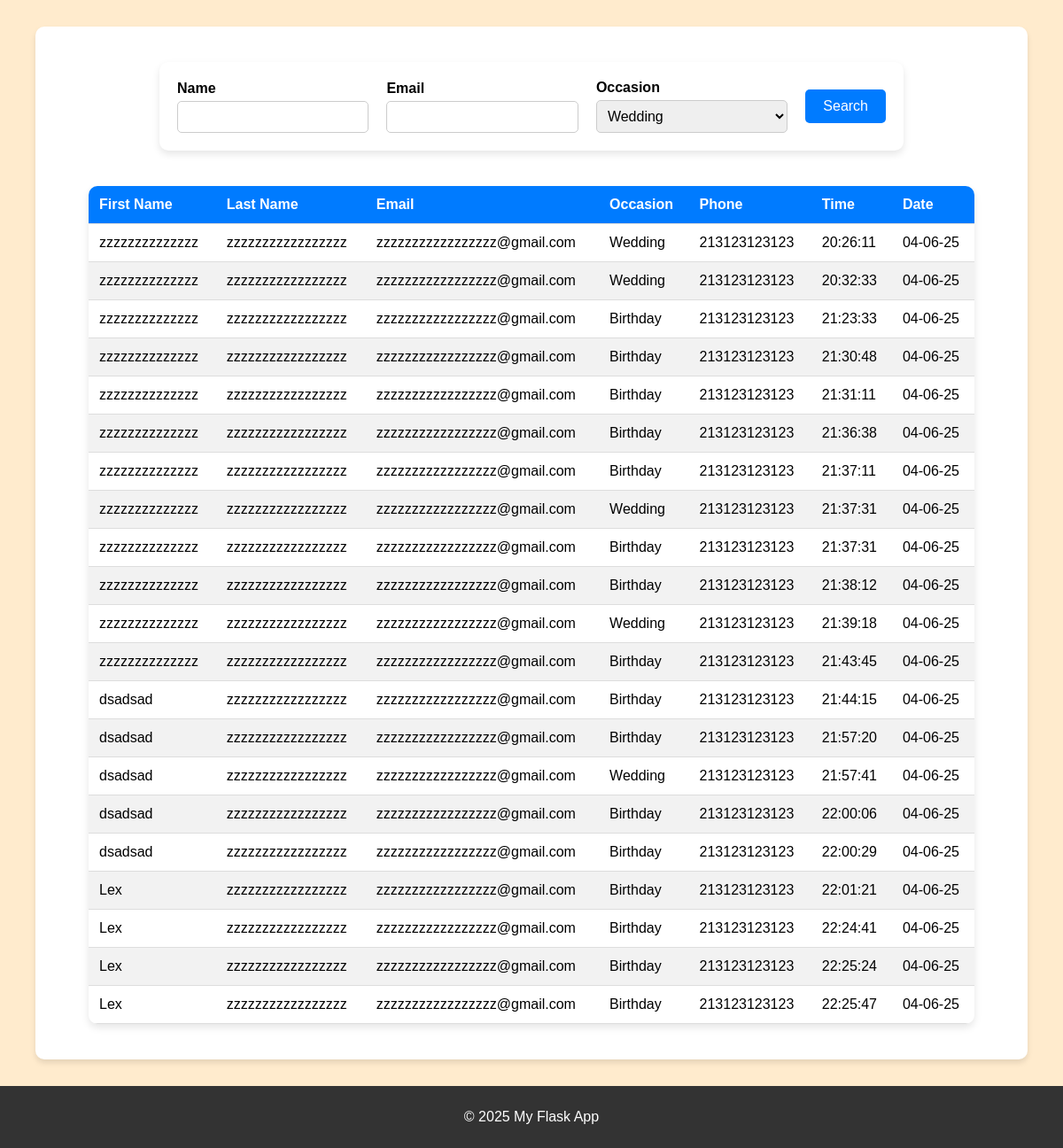
Screenshot of /contact_list/ with the database file from the repository.
### server_for_restaurant.py (models this page shows, shortened)
class Contact(db.Model):
    id = db.Column(db.Integer,primary_key=True)
    first_name = db.Column(db.String(20),nullable=False)
    last_name = db.Column(db.String(20),nullable=False)
    email = db.Column(db.String(45),nullable=False)
    occasion = db.Column(db.String(150),nullable=False)
    phone_number = db.Column(db.String(15), nullable=False)
    time_input = db.Column(db.String(255),nullable=False)
    date_input = db.Column(db.String(255),nullable=False)

### server_for_restaurant.py (the view, shortened to what this page needs)
@app.route('/contact_list/', methods=['GET', 'POST'])
def booking_list():
    contact_list_data = Contact.query
    return render_template('owner_template/contact_list.html',contact_list_data=contact_list_data)

### templates/owner_template/contact_list.html (shortened to what this page needs)
{% extends "base_owner.html" %}
{% block content %}
    <div class="container">
        <div class="display_form">
            <form action="/contact_list/" method="POST" class="form-container">
                <div class="form-group">
                    <label>Name</label>
                    <input type="text" name="query_name">
                </div>
                <div class="form-group">
                    <label>Email</label>
                    <input type="text" name="query_email">
                </div>
                <div class="form-group">
                    <label>Occasion</label>
                    <select id="occasion" name="query_occasion">
                        <option value="Wedding">Wedding</option>
                    </select>
                </div>
                <button type="submit" class="submit-btn">Search</button>
            </form>
        </div>
        <div class="table_div">
            <table>
                <thead>
                    <tr>
                        <th>First Name</th>
                        <th>Last Name</th>
                        <th>Email</th>
                        <th>Occasion</th>
                        <th>Phone</th>
                        <th>Time</th>
                        <th>Date</th>
                    </tr>
                </thead>
                <tbody>
                    {% for item in contact_list_data %}
                    <tr>
                        <td>{{ item.first_name }}</td>
                        <td>{{ item.last_name }}</td>
                        <td>{{ item.email }}</td>
                        <td>{{ item.occasion }}</td>
                        <td>{{ item.phone_number }}</td>
                        <td>{{ item.time_input }}</td>
                        <td>{{ item.date_input }}</td>
                    </tr>
                    {% else %}
                    <tr>
                        <td colspan="7" style="text-align: center; font-weight: bold; color: red;">No Data Found</td>
                    </tr>
                    {% endfor %}
                </tbody>
            </table>
        </div>
    </div>
{% endblock %}

### templates/base_owner.html (style rules this page uses)
html,body { height:100%; margin:0; padding:0; display:flex; flex-direction:column; font-family: Arial, sans-serif; margin: 0; padding: 0; background-color: blanchedalmond; }
.container { width: 90%; max-width: 1100px; margin: 30px auto; background: #ffffff; padding: 20px; box-shadow: 0px 4px 6px rgba(0, 0, 0, 0.1); border-radius: 10px; }
.display_form { display: flex; justify-content: center; padding: 20px 0; }
.form-container { display: flex; flex-wrap: wrap; gap: 20px; align-items: center; width: 100%; max-width: 800px; background: #ffffff; padding: 20px; border-radius: 10px; box-shadow: 0 4px 8px rgba(0, 0, 0, 0.1); }
.form-group { display: flex; flex-direction: column; flex: 1; min-width: 200px; }
.form-group label { font-weight: bold; margin-bottom: 5px; }
.form-group input, .form-group select { padding: 8px; border: 1px solid #ccc; border-radius: 5px; font-size: 16px; }
.submit-btn { padding: 10px 20px; background-color: #007BFF; color: white; border: none; cursor: pointer; border-radius: 5px; font-size: 16px; }
.table_div { display: flex; justify-content: center; padding: 20px 0; }
table { width: 100%; max-width: 1000px; border-collapse: collapse; background: #fff; box-shadow: 0 4px 8px rgba(0, 0, 0, 0.1); border-radius: 10px; min-height:400px; overflow: hidden; }
thead { background-color: #007BFF; color: white; }
th, td { padding: 12px; text-align: left; border-bottom: 1px solid #ddd; }
tbody tr:nth-child(even) { background-color: #f2f2f2; }

### rows the page displays
Contact: first_name "zzzzzzzzzzzzzz", last_name "zzzzzzzzzzzzzzzzz", email "zzzzzzzzzzzzzzzzz@gmail.com", occasion "Wedding", phone_number "213123123123", time_input "20:26:11", date_input "04-06-25"
Contact: first_name "zzzzzzzzzzzzzz", last_name "zzzzzzzzzzzzzzzzz", email "zzzzzzzzzzzzzzzzz@gmail.com", occasion "Wedding", phone_number "213123123123", time_input "20:32:33", date_input "04-06-25"
Contact: first_name "zzzzzzzzzzzzzz", last_name "zzzzzzzzzzzzzzzzz", email "zzzzzzzzzzzzzzzzz@gmail.com", occasion "Birthday", phone_number "213123123123", time_input "21:23:33", date_input "04-06-25"
Contact: first_name "zzzzzzzzzzzzzz", last_name "zzzzzzzzzzzzzzzzz", email "zzzzzzzzzzzzzzzzz@gmail.com", occasion "Birthday", phone_number "213123123123", time_input "21:30:48", date_input "04-06-25"
Contact: first_name "zzzzzzzzzzzzzz", last_name "zzzzzzzzzzzzzzzzz", email "zzzzzzzzzzzzzzzzz@gmail.com", occasion "Birthday", phone_number "213123123123", time_input "21:31:11", date_input "04-06-25"
Contact: first_name "zzzzzzzzzzzzzz", last_name "zzzzzzzzzzzzzzzzz", email "zzzzzzzzzzzzzzzzz@gmail.com", occasion "Birthday", phone_number "213123123123", time_input "21:36:38", date_input "04-06-25"
Contact: first_name "zzzzzzzzzzzzzz", last_name "zzzzzzzzzzzzzzzzz", email "zzzzzzzzzzzzzzzzz@gmail.com", occasion "Birthday", phone_number "213123123123", time_input "21:37:11", date_input "04-06-25"
Contact: first_name "zzzzzzzzzzzzzz", last_name "zzzzzzzzzzzzzzzzz", email "zzzzzzzzzzzzzzzzz@gmail.com", occasion "Wedding", phone_number "213123123123", time_input "21:37:31", date_input "04-06-25"
Contact: first_name "zzzzzzzzzzzzzz", last_name "zzzzzzzzzzzzzzzzz", email "zzzzzzzzzzzzzzzzz@gmail.com", occasion "Birthday", phone_number "213123123123", time_input "21:37:31", date_input "04-06-25"
Contact: first_name "zzzzzzzzzzzzzz", last_name "zzzzzzzzzzzzzzzzz", email "zzzzzzzzzzzzzzzzz@gmail.com", occasion "Birthday", phone_number "213123123123", time_input "21:38:12", date_input "04-06-25"
Contact: first_name "zzzzzzzzzzzzzz", last_name "zzzzzzzzzzzzzzzzz", email "zzzzzzzzzzzzzzzzz@gmail.com", occasion "Wedding", phone_number "213123123123", time_input "21:39:18", date_input "04-06-25"
Contact: first_name "zzzzzzzzzzzzzz", last_name "zzzzzzzzzzzzzzzzz", email "zzzzzzzzzzzzzzzzz@gmail.com", occasion "Birthday", phone_number "213123123123", time_input "21:43:45", date_input "04-06-25"
Contact: first_name "dsadsad", last_name "zzzzzzzzzzzzzzzzz", email "zzzzzzzzzzzzzzzzz@gmail.com", occasion "Birthday", phone_number "213123123123", time_input "21:44:15", date_input "04-06-25"
Contact: first_name "dsadsad", last_name "zzzzzzzzzzzzzzzzz", email "zzzzzzzzzzzzzzzzz@gmail.com", occasion "Birthday", phone_number "213123123123", time_input "21:57:20", date_input "04-06-25"
Contact: first_name "dsadsad", last_name "zzzzzzzzzzzzzzzzz", email "zzzzzzzzzzzzzzzzz@gmail.com", occasion "Wedding", phone_number "213123123123", time_input "21:57:41", date_input "04-06-25"
Contact: first_name "dsadsad", last_name "zzzzzzzzzzzzzzzzz", email "zzzzzzzzzzzzzzzzz@gmail.com", occasion "Birthday", phone_number "213123123123", time_input "22:00:06", date_input "04-06-25"
Contact: first_name "dsadsad", last_name "zzzzzzzzzzzzzzzzz", email "zzzzzzzzzzzzzzzzz@gmail.com", occasion "Birthday", phone_number "213123123123", time_input "22:00:29", date_input "04-06-25"
Contact: first_name "Lex", last_name "zzzzzzzzzzzzzzzzz", email "zzzzzzzzzzzzzzzzz@gmail.com", occasion "Birthday", phone_number "213123123123", time_input "22:01:21", date_input "04-06-25"
Contact: first_name "Lex", last_name "zzzzzzzzzzzzzzzzz", email "zzzzzzzzzzzzzzzzz@gmail.com", occasion "Birthday", phone_number "213123123123", time_input "22:24:41", date_input "04-06-25"
Contact: first_name "Lex", last_name "zzzzzzzzzzzzzzzzz", email "zzzzzzzzzzzzzzzzz@gmail.com", occasion "Birthday", phone_number "213123123123", time_input "22:25:24", date_input "04-06-25"
Contact: first_name "Lex", last_name "zzzzzzzzzzzzzzzzz", email "zzzzzzzzzzzzzzzzz@gmail.com", occasion "Birthday", phone_number "213123123123", time_input "22:25:47", date_input "04-06-25"
